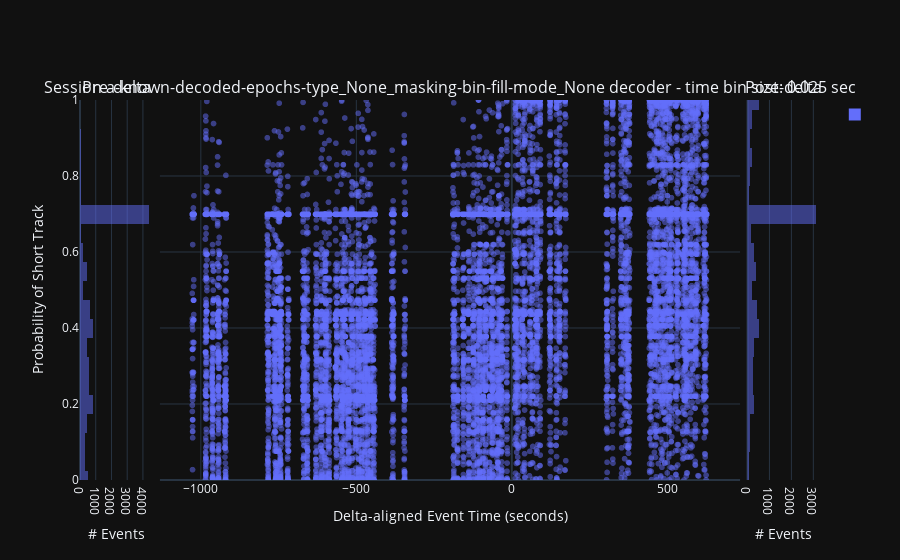

Notebook code cell kept with this figure:
### Code cell
from pyphoplacecellanalysis.Pho2D.plotly.Extensions.plotly_helpers import build_single_plotly_marginal_scatter_and_hist_over_time

# a_decoded_track_marginal_posterior_df: pd.DataFrame = a_new_fully_generic_result.filter_epochs_decoded_track_marginal_posterior_df_dict[a_target_context]
# filter_epochs_decoded_filter_epoch_track_marginal_posterior_df_dict



#INPUTS: a_target_context: IdentifyingContext, a_result: DecodedFilterEpochsResult, a_decoded_marginal_posterior_df: pd.DataFrame, a_decoder: BasePositionDecoder
_flat_out_figs_dict = {}
a_fig, a_figure_context = build_single_plotly_marginal_scatter_and_hist_over_time(a_decoded_posterior_df=a_decoded_marginal_posterior_df, a_target_context=a_target_context)
_flat_out_figs_dict[a_figure_context] = a_fig

a_fig.show()

### Figure 1 — Plotly figure (JSON) as saved in the notebook; plotly's stock layout.template omitted (floating-point values rounded to 4 significant figures; data arrays with more than 128 entries replaced by an {"elided": "..."} marker saying what was removed)
{"data": [{"alignmentgroup": "True", "bingroup": "y", "hovertemplate": "count=%{x}<br>P_Short=%{y}<extra></extra>", "legendgroup": "", "marker": {"color": "#636efa", "opacity": 0.5, "pattern": {"shape": ""}}, "name": "", "nbinsy": 25, "offsetgroup": "", "orientation": "h", "showlegend": true, "type": "histogram", "xaxis": "x", "xbins": {"end": 0.95, "size": 0.1, "start": 0.05}, "y": {"elided": "11137 float values"}, "yaxis": "y"}, {"hovertemplate": "delta_aligned_start_t=%{x}<br>P_Short=%{y}<extra></extra>", "legendgroup": "", "marker": {"color": "#636efa", "line": {"width": 0}, "opacity": 0.5, "symbol": "circle"}, "mode": "markers", "name": "trace_scatter", "showlegend": false, "type": "scattergl", "x": {"elided": "19018 float values"}, "xaxis": "x2", "y": {"elided": "19018 float values"}, "yaxis": "y2"}, {"alignmentgroup": "True", "bingroup": "y", "hovertemplate": "count=%{x}<br>P_Short=%{y}<extra></extra>", "legendgroup": "", "marker": {"color": "#636efa", "opacity": 0.5, "pattern": {"shape": ""}}, "name": "trace_post_delta_hist", "nbinsy": 25, "offsetgroup": "", "orientation": "h", "showlegend": false, "type": "histogram", "xaxis": "x3", "xbins": {"end": 0.95, "size": 0.1, "start": 0.05}, "y": {"elided": "7881 float values"}, "yaxis": "y3"}], "layout": {"annotations": [{"font": {"size": 16}, "showarrow": false, "text": "Pre-delta", "x": 0.049, "xanchor": "center", "xref": "paper", "y": 1, "yanchor": "bottom", "yref": "paper"}, {"font": {"size": 16}, "showarrow": false, "text": "Session a-known-decoded-epochs-type_None_masking-bin-fill-mode_None decoder - time bin size: 0.025 sec", "x": 0.5, "xanchor": "center", "xref": "paper", "y": 1, "yanchor": "bottom", "yref": "paper"}, {"font": {"size": 16}, "showarrow": false, "text": "Post-delta", "x": 0.951, "xanchor": "center", "xref": "paper", "y": 1, "yanchor": "bottom", "yref": "paper"}], "barmode": "overlay", "legend": {"itemsizing": "constant", "traceorder": "grouped"}, "meta": {"figure_context": {"comparison": "pre-post-delta", "data_grain": null, "epochs_name": null, "histogram_variable_name": "P_Short", "num_unique_sessions": 1, "plot_type": "scatter+hist", "t_bin_size": 0.025, "title": "Session a-known-decoded-epochs-type_None_masking-bin-fill-mode_None decoder - time bin size: 0.025 sec", "variable_name": "P_Short"}, "preferred_filename": "P_Short_1_0.025_Session a-known-decoded-epochs-type_None_masking-bin-fill-mode_None decoder - time bin size- 0.025 sec_None_None_scatter+hist_pre-post-delta_P_Short"}, "xaxis": {"anchor": "y", "domain": [0, 0.098], "title": {"text": "# Events"}}, "xaxis2": {"anchor": "y2", "domain": [0.108, 0.892], "title": {"text": "Delta-aligned Event Time (seconds)"}}, "xaxis3": {"anchor": "y3", "domain": [0.902, 1], "title": {"text": "# Events"}}, "yaxis": {"anchor": "x", "autorange": false, "domain": [0, 1], "fixedrange": true, "range": [0, 1], "title": {"text": "Probability of Short Track"}}, "yaxis2": {"anchor": "x2", "domain": [0, 1], "matches": "y", "showticklabels": false}, "yaxis3": {"anchor": "x3", "domain": [0, 1], "matches": "y", "showticklabels": false}}}
